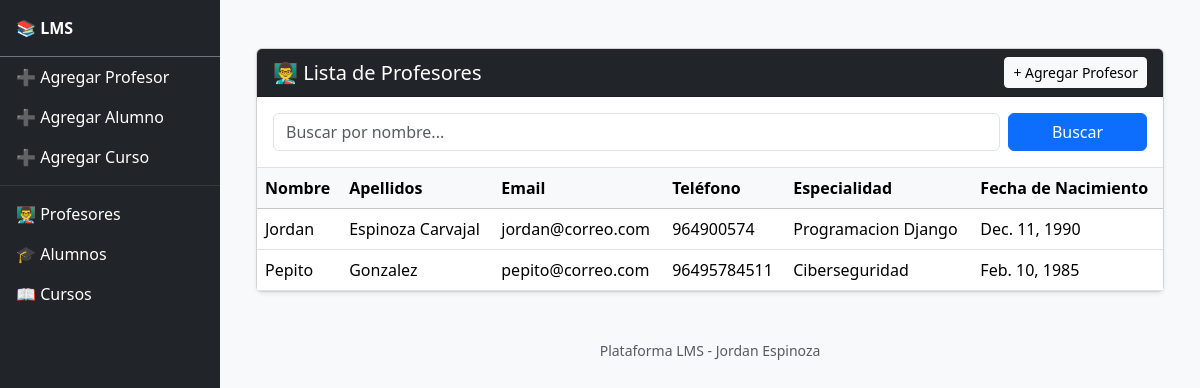
Page /plataforma/listar_profesores/ on the committed database.
### Plataforma/models.py (models this page shows, shortened)
class Profesor(models.Model):
    nombre = models.CharField(max_length=100)
    apellidos = models.CharField(max_length=100)
    email = models.EmailField()
    telefono = models.CharField(max_length=15)
    especialidad = models.CharField(max_length=100)
    fecha_nacimiento = models.DateField()

### Plataforma/views.py (the view)
# urls.py: path('listar_profesores/', listar_profesores, name='listar_profesores'),
def listar_profesores(request):
    buscar_profesor = request.GET.get('profesor', '')
    if buscar_profesor:
        profesores = Profesor.objects.filter(
            Q(nombre__icontains=buscar_profesor) |
            Q(apellidos__icontains=buscar_profesor)
        )
    else:
        profesores = Profesor.objects.all()
    return render(request, 'plataforma/listar_profesores.html', {
    'profesores': profesores,
    'buscar_profesor': buscar_profesor
})

### Plataforma/templates/plataforma/listar_profesores.html (shortened to what this page needs)
{% extends 'template_base.html' %}
{% load static %}
{% block content %}
<div class="container mt-4">
    <div class="card shadow-sm">
        <div class="card-header bg-dark text-white d-flex justify-content-between align-items-center">
            <h5 class="mb-0">👨‍🏫 Lista de Profesores</h5>
            <a href="{% url 'agregar_profesor' %}" class="btn btn-sm btn-light">+ Agregar Profesor</a>
        </div>
        <div class="card-body border-bottom">
            <form method="get" class="row g-2">
                <div class="col-md-10">
                    <input type="text" name="profesor" class="form-control" placeholder="Buscar por nombre..." value="{{ buscar_profesor }}">
                </div>
                <div class="col-md-2 d-grid">
                    <button type="submit" class="btn btn-primary">Buscar</button>
                </div>
            </form>
        </div>
        <div class="card-body p-0">
            {% if profesores %}
            <div class="table-responsive">
                <table class="table table-hover align-middle mb-0">
                    <thead class="table-light">
                        <tr>
                            <th>Nombre</th>
                            <th>Apellidos</th>
                            <th>Email</th>
                            <th>Teléfono</th>
                            <th>Especialidad</th>
                            <th>Fecha de Nacimiento</th>
                        </tr>
                    </thead>
                    <tbody>
                        {% for profesor in profesores %}
                        <tr>
                            <td>{{ profesor.nombre }}</td>
                            <td>{{ profesor.apellidos }}</td>
                            <td>{{ profesor.email }}</td>
                            <td>{{ profesor.telefono }}</td>
                            <td>{{ profesor.especialidad }}</td>
                            <td>{{ profesor.fecha_nacimiento }}</td>
                        </tr>
                        {% endfor %}
                    </tbody>
                </table>
            </div>
            {% else %}
                <div class="p-3 text-muted">No hay profesores registrados{% if buscar_profesor %} que coincidan con "{{ buscar_profesor }}"{% endif %}.</div>
            {% endif %}
        </div>
    </div>
</div>
{% endblock content %}

### rows in the picture
Profesor: nombre "Jordan", apellidos "Espinoza Carvajal", email "jordan@correo.com", telefono "964900574", especialidad "Programacion Django", fecha_nacimiento "Dec. 11, 1990"
Profesor: nombre "Pepito", apellidos "Gonzalez", email "pepito@correo.com", telefono "96495784511", especialidad "Ciberseguridad", fecha_nacimiento "Feb. 10, 1985"
